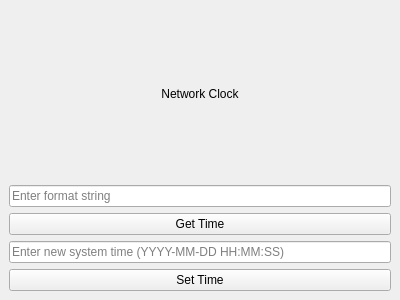
<?xml version="1.0" encoding="UTF-8"?>
<ui version="4.0">
 <class>MainWindow</class>
 <widget class="QMainWindow" name="MainWindow">
  <property name="geometry">
   <rect>
    <x>0</x>
    <y>0</y>
    <width>400</width>
    <height>300</height>
   </rect>
  </property>
  <widget class="QWidget" name="centralwidget">
   <layout class="QVBoxLayout" name="verticalLayout">
    <item>
     <widget class="QLabel" name="label">
      <property name="text">
       <string>Network Clock</string>
      </property>
      <property name="alignment">
       <set>Qt::AlignCenter</set>
      </property>
     </widget>
    </item>
    <item>
     <widget class="QLineEdit" name="formatLineEdit">
      <property name="placeholderText">
       <string>Enter format string</string>
      </property>
     </widget>
    </item>
    <item>
     <widget class="QPushButton" name="getTimeButton">
      <property name="text">
       <string>Get Time</string>
      </property>
     </widget>
    </item>
    <item>
     <widget class="QLineEdit" name="newTimeLineEdit">
      <property name="placeholderText">
       <string>Enter new system time (YYYY-MM-DD HH:MM:SS)</string>
      </property>
     </widget>
    </item>
    <item>
     <widget class="QPushButton" name="setTimeButton">
      <property name="text">
       <string>Set Time</string>
      </property>
     </widget>
    </item>
   </layout>
  </widget>
 </widget>
 <resources/>
 <connections>
  <connection>
   <sender>getTimeButton</sender>
   <signal>clicked()</signal>
   <receiver>MainWindow</receiver>
   <slot>handleGetTimeButtonClicked()</slot>
  </connection>
  <connection>
   <sender>setTimeButton</sender>
   <signal>clicked()</signal>
   <receiver>MainWindow</receiver>
   <slot>handleSetTimeButtonClicked()</slot>
  </connection>
 </connections>
</ui>
